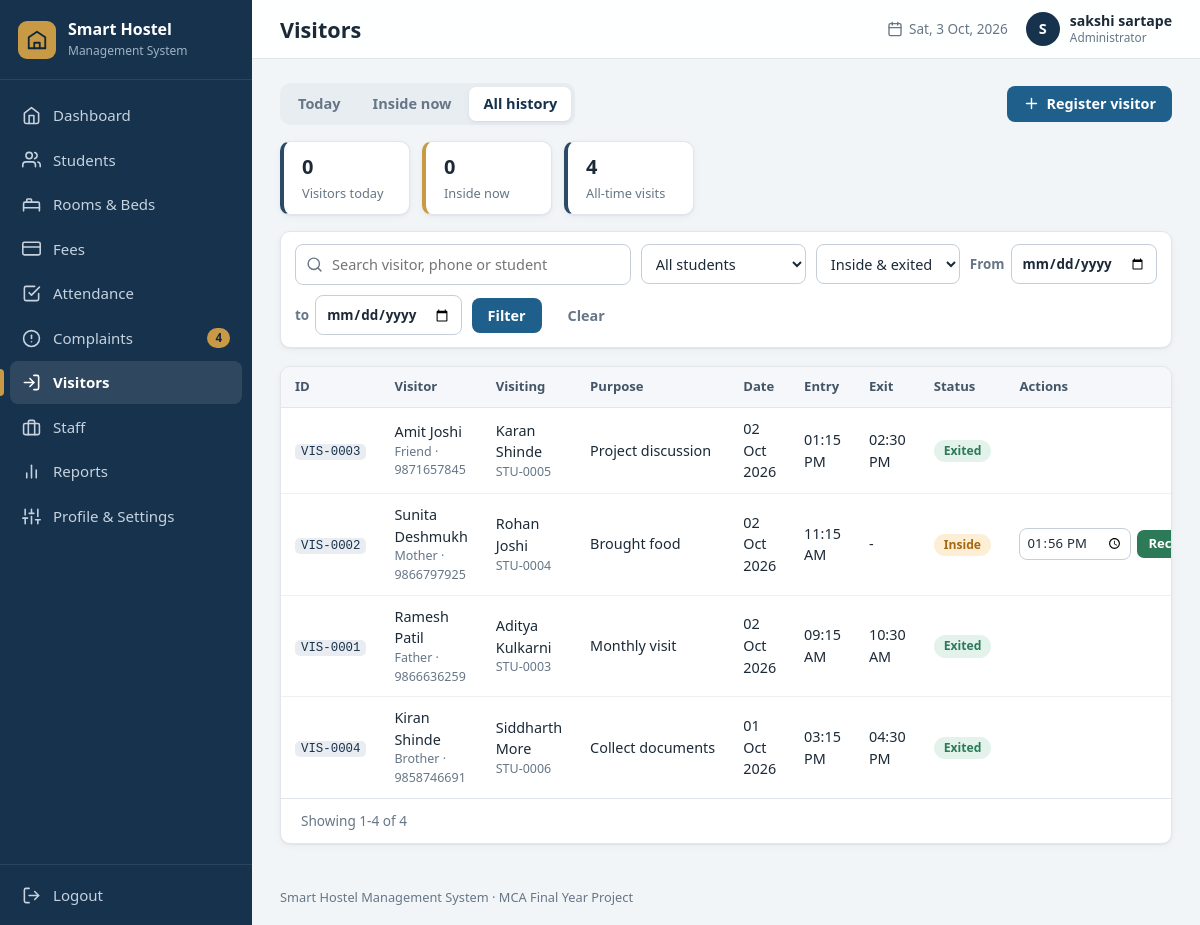
The app's page /visitors/ (signed in) with its own data.
### tables this page shows
CREATE TABLE settings (
    key   TEXT PRIMARY KEY,
    value TEXT NOT NULL
);

CREATE TABLE users (
    id            INTEGER PRIMARY KEY AUTOINCREMENT,
    username      TEXT NOT NULL UNIQUE COLLATE NOCASE,
    password_hash TEXT NOT NULL,
    full_name     TEXT NOT NULL,
    email         TEXT,
    phone         TEXT,
    role          TEXT NOT NULL DEFAULT 'Administrator',
    created_at    TEXT NOT NULL DEFAULT (datetime('now','localtime')),
    last_login    TEXT
);

CREATE TABLE visitors (
    id           INTEGER PRIMARY KEY AUTOINCREMENT,
    visitor_name TEXT NOT NULL,
    phone        TEXT NOT NULL,
    student_id   INTEGER NOT NULL REFERENCES students(id) ON DELETE CASCADE,
    relationship TEXT NOT NULL,
    purpose      TEXT NOT NULL,
    visit_date   TEXT NOT NULL,
    entry_time   TEXT NOT NULL,                   -- HH:MM
    exit_time    TEXT,                            -- NULL = still inside
    created_at   TEXT NOT NULL DEFAULT (datetime('now','localtime')),
    CHECK (exit_time IS NULL OR exit_time >= entry_time)
);

CREATE TABLE students (
    id             INTEGER PRIMARY KEY AUTOINCREMENT,
    student_code   TEXT NOT NULL UNIQUE,                 -- e.g. STU-0001
    full_name      TEXT NOT NULL,
    gender         TEXT NOT NULL CHECK (gender IN ('Male','Female','Other')),
    dob            TEXT,                                 -- YYYY-MM-DD
    age            INTEGER CHECK (age IS NULL OR age BETWEEN 10 AND 100),
    phone          TEXT NOT NULL UNIQUE,
    email          TEXT UNIQUE COLLATE NOCASE,           -- NULL allowed, duplicates not
    address        TEXT,
    guardian_name  TEXT,
    guardian_phone TEXT,
    course         TEXT NOT NULL,
    department     TEXT,
    year           INTEGER CHECK (year IS NULL OR year BETWEEN 1 AND 6),
    room_id        INTEGER REFERENCES rooms(id) ON DELETE RESTRICT,
    admission_date TEXT NOT NULL,
    status         TEXT NOT NULL DEFAULT 'Active' CHECK (status IN ('Active','Inactive','Left')),
    created_at     TEXT NOT NULL DEFAULT (datetime('now','localtime')),
    -- only an Active student may hold a bed
    CHECK (status = 'Active' OR room_id IS NULL)
);

### routes/visitors.py (the view)
@bp.route("/")
def list_visitors():
    f = {k: clean(request.args.get(k)) for k in ("q", "date_from", "date_to", "status", "student", "scope")}
    if f["scope"] == "today":                    # the "Today's visitors" tab
        f["date_from"] = f["date_to"] = helpers.today()
    conditions, params = [], []
    if f["q"]:
        clause, like_params = helpers.search_clause(
            ["v.visitor_name", "v.phone", "s.full_name", "s.student_code"], f["q"])
        conditions.append(clause)
        params += like_params
    if helpers.parse_date(f["date_from"]):
        conditions.append("v.visit_date >= ?")
        params.append(f["date_from"])
    if helpers.parse_date(f["date_to"]):
        conditions.append("v.visit_date <= ?")
        params.append(f["date_to"])
    if f["status"] == "Inside":
        conditions.append("v.exit_time IS NULL")
    elif f["status"] == "Exited":
        conditions.append("v.exit_time IS NOT NULL")
    if helpers.parse_int(f["student"], 1):
        conditions.append("v.student_id = ?")
        params.append(int(f["student"]))
    sql = ("SELECT v.*, s.full_name AS student_name, s.student_code, "
           "CASE WHEN v.exit_time IS NULL THEN 'Inside' ELSE 'Exited' END AS status "
           "FROM visitors v JOIN students s ON s.id = v.student_id" + helpers.where(conditions) +
           " ORDER BY v.visit_date DESC, v.entry_time DESC")
    rows, pager = helpers.paginate(sql, params, helpers.page_number())
    summary = db.query_one(
        "SELECT COALESCE(SUM(visit_date = ?),0) AS today, "
        "COALESCE(SUM(exit_time IS NULL AND visit_date = ?),0) AS inside, COUNT(*) AS total FROM visitors",
        (helpers.today(), helpers.today()))
    return render_template("visitors.html", visitors=rows, pager=pager, filters=f, summary=summary,
                           now=datetime.now().strftime("%H:%M"),
                           students=db.query_all("SELECT id, student_code, full_name FROM students "
                                                 "ORDER BY full_name COLLATE NOCASE"))

### db.py (called while the page is built)
def connect(path):
    conn = sqlite3.connect(path, timeout=10)
    conn.row_factory = sqlite3.Row          # rows behave like dicts: row["name"]
    conn.execute("PRAGMA foreign_keys = ON")
    return conn

def get_db():
    if "db" not in g:
        g.db = connect(current_app.config["DATABASE"])
    return g.db

def query_all(sql, params=()):
    return get_db().execute(sql, params).fetchall()

def query_one(sql, params=()):
    return get_db().execute(sql, params).fetchone()

def scalar(sql, params=()):
    row = get_db().execute(sql, params).fetchone()
    return row[0] if row else None

def get_setting(key, default=""):
    row = query_one("SELECT value FROM settings WHERE key = ?", (key,))
    return row["value"] if row else DEFAULT_SETTINGS.get(key, default)

### helpers.py (called while the page is built)
def clean(value):
    return (value or "").strip()

def parse_date(value):
    try:
        return datetime.strptime(clean(value), "%Y-%m-%d").date()
    except ValueError:
        return None

def parse_int(value, low=None, high=None):
    try:
        number = int(clean(value))
    except ValueError:
        return None
    if (low is not None and number < low) or (high is not None and number > high):
        return None
    return number

def today():
    return date.today().isoformat()

def paginate(sql, params, page, per_page=PER_PAGE):
    database = db.get_db()
    total = database.execute(f"SELECT COUNT(*) FROM ({sql})", params).fetchone()[0]
    pages = max(1, math.ceil(total / per_page))
    page = min(max(page, 1), pages)
    rows = database.execute(f"{sql} LIMIT ? OFFSET ?",
                            (*params, per_page, (page - 1) * per_page)).fetchall()
    first = (page - 1) * per_page + 1 if total else 0
    return rows, {"page": page, "pages": pages, "total": total,
                  "first": first, "last": first + len(rows) - 1 if total else 0}

def page_number():
    return parse_int(request.args.get("page", "1"), low=1) or 1

def where(conditions):
    return " WHERE " + " AND ".join(conditions) if conditions else ""

def csrf_token():
    if "_csrf" not in session:
        session["_csrf"] = secrets.token_hex(16)
    return session["_csrf"]

def fmt_date(value):
    d = parse_date(value) if value else None
    return d.strftime("%d %b %Y") if d else "-"

def fmt_time(value):
    try:
        return datetime.strptime(value, "%H:%M").strftime("%I:%M %p")
    except (TypeError, ValueError):
        return "-"

### templates/visitors.html (shortened to what this page needs)
{% extends "base.html" %}
{% from "_macros.html" import badge, render_pager, empty, csrf, delete_button %}
{% block heading %}<h1>Visitors</h1>{% endblock %}
{% block content %}
<div class="page-head">
  <div class="tabs flush">
    <a href="{{ url_for('visitors.list_visitors', scope='today') }}" class="{{ 'active' if filters.scope == 'today' }}">Today</a>
    <a href="{{ url_for('visitors.list_visitors', status='Inside') }}" class="{{ 'active' if filters.status == 'Inside' and filters.scope != 'today' }}">Inside now</a>
    <a href="{{ url_for('visitors.list_visitors') }}" class="{{ 'active' if not filters.scope and not filters.status and not filters.q and not filters.date_from and not filters.date_to }}">All history</a>
  </div>
  <a class="btn btn-primary" href="{{ url_for('visitors.add_visitor') }}">{{ icon('plus', 17) }} Register visitor</a>
</div>
<section class="mini-stats">
  <div class="mini"><strong>{{ summary.today }}</strong><span>Visitors today</span></div>
  <div class="mini warn"><strong>{{ summary.inside }}</strong><span>Inside now</span></div>
  <div class="mini"><strong>{{ summary.total }}</strong><span>All-time visits</span></div>
</section>
<form class="filters card" method="get" action="{{ url_for('visitors.list_visitors') }}">
  <div class="filter-search">{{ icon('search', 17) }}
    <input type="search" name="q" value="{{ filters.q }}" placeholder="Search visitor, phone or student" aria-label="Search visitors"></div>
  <select name="student" aria-label="Student"><option value="">All students</option>
    {% for s in students %}<option value="{{ s.id }}" {% if filters.student == s.id|string %}selected{% endif %}>{{ s.full_name }}</option>{% endfor %}</select>
  <select name="status" aria-label="Status"><option value="">Inside &amp; exited</option>
    <option value="Exited" {% if filters.status == 'Exited' %}selected{% endif %}>Exited</option></select>
  <label class="inline-label">From <input type="date" name="date_from" value="{{ filters.date_from }}"></label>
  <label class="inline-label">to <input type="date" name="date_to" value="{{ filters.date_to }}"></label>
  <button class="btn btn-primary" type="submit">Filter</button>
  <a class="btn btn-ghost" href="{{ url_for('visitors.list_visitors') }}">Clear</a>
</form>
<div class="card table-card">
  <div class="table-wrap"><table class="table">
    <thead><tr><th>ID</th><th>Visitor</th><th>Visiting</th><th>Purpose</th><th>Date</th><th>Entry</th><th>Exit</th><th>Status</th><th class="actions-col">Actions</th></tr></thead>
    <tbody>{% for v in visitors %}<tr>
      <td><span class="code">VIS-{{ '%04d'|format(v.id) }}</span></td>
      <td>{{ v.visitor_name }}<small class="muted block">{{ v.relationship }} &middot; {{ v.phone }}</small></td>
      <td>{{ v.student_name }}<small class="muted block">{{ v.student_code }}</small></td>
      <td class="clip">{{ v.purpose }}</td><td>{{ v.visit_date|fmt_date }}</td><td>{{ v.entry_time|fmt_time }}</td>
      <td>{{ v.exit_time|fmt_time if v.exit_time else '-' }}</td><td>{{ badge(v.status) }}</td>
      <td class="actions-col">
        {% if not v.exit_time %}
        <form method="post" action="{{ url_for('visitors.record_exit', visitor_id=v.id) }}" class="exit-form">
          <input type="time" name="exit_time" value="{{ now }}" aria-label="Exit time" required>
          <button class="btn btn-success btn-sm" type="submit">Record exit</button></form>
        {% endif %}
      </td></tr>{% endfor %}</tbody></table></div>
  {{ render_pager(pager) }}
</div>
{% endblock %}

### templates/base.html (shortened to what this page needs)
{% from "_macros.html" import csrf %}
<!DOCTYPE html>
<html lang="en">
<head>
  <link rel="stylesheet" href="{{ url_for('static', filename='css/style.css') }}">
</head>
<body class="app">
<aside class="sidebar" id="sidebar">
  <a class="brand" href="{{ url_for('dashboard.index') }}">
    <span class="brand-mark">{{ icon('building', 22) }}</span>
    <span class="brand-text"><strong>{{ hostel_name }}</strong><small>Management System</small></span>
  </a>
  <nav class="nav" aria-label="Main navigation">
    {% for bp_name, endpoint, label, icon_name in navigation %}
      <a href="{{ url_for(endpoint) }}" class="nav-link{% if request.blueprint == bp_name %} active{% endif %}">
        {{ icon(icon_name, 19) }}<span>{{ label }}</span>
        {% if bp_name == 'complaints' and open_complaints %}<em class="nav-count">{{ open_complaints }}</em>{% endif %}
      </a>
    {% endfor %}
  </nav>
  <form method="post" action="{{ url_for('auth.logout') }}" class="logout-form">
    <button type="submit" class="nav-link logout">{{ icon('logout', 19) }}<span>Logout</span></button>
  </form>
</aside>
<div class="main">
  <header class="topbar">
    <div class="topbar-title">{% block heading %}{% endblock %}</div>
    <div class="topbar-right">
      <span class="topbar-date">{{ icon('calendar', 16) }} <span id="today-label">{{ today() }}</span></span>
      <a class="user-chip" href="{{ url_for('profile.view') }}" title="Profile & settings">
        <span class="avatar">{{ current_user.full_name[:1]|upper }}</span>
        <span class="user-name">{{ current_user.full_name }}<small>{{ current_user.role }}</small></span>
      </a>
    </div>
  </header>
  <main class="content">
    {% block content %}{% endblock %}
  </main>
  <footer class="footer">{{ hostel_name }} Management System &middot; MCA Final Year Project</footer>
</div>
</body>
</html>

### templates/_macros.html (shortened to what this page needs)
{% macro badge(text) %}<span class="badge badge-{{ (text or '')|lower|replace(' ', '-') }}">{{ text }}</span>{% endmacro %}
{% macro render_pager(p) %}
{% if p.total > 0 %}
<div class="pager">
  <span class="pager-info">Showing {{ p.first }}-{{ p.last }} of {{ p.total }}</span>
</div>
{% endif %}
{% endmacro %}

### records on screen
settings: value "Smart Hostel"
users: full_name "S", full_name "sakshi sartape", role "Administrator"
visitors: id "0003", visitor_name "Amit Joshi", relationship "Friend", phone "9871657845", student_name "Karan Shinde", student_code "STU-0005", purpose "Project discussion", visit_date|fmt_date "02 Oct 2026", entry_time|fmt_time "01:15 PM", exit_time|fmt_time "02:30 PM", text "Exited"
visitors: id "0002", visitor_name "Sunita Deshmukh", relationship "Mother", phone "9866797925", student_name "Rohan Joshi", student_code "STU-0004", purpose "Brought food", visit_date|fmt_date "02 Oct 2026", entry_time|fmt_time "11:15 AM", exit_time|fmt_time "-", text "Inside"
visitors: id "0001", visitor_name "Ramesh Patil", relationship "Father", phone "9866636259", student_name "Aditya Kulkarni", student_code "STU-0003", purpose "Monthly visit", visit_date|fmt_date "02 Oct 2026", entry_time|fmt_time "09:15 AM", exit_time|fmt_time "10:30 AM", text "Exited"
visitors: id "0004", visitor_name "Kiran Shinde", relationship "Brother", phone "9858746691", student_name "Siddharth More", student_code "STU-0006", purpose "Collect documents", visit_date|fmt_date "01 Oct 2026", entry_time|fmt_time "03:15 PM", exit_time|fmt_time "04:30 PM", text "Exited"

### other values on screen
{{ label }} "Dashboard" "Students" "Rooms & Beds" "Fees" "Attendance" "Complaints" "Visitors" "Staff" "Reports" "Profile & Settings"
{{ open_complaints }} "4"
{{ summary.today }} "0"
{{ summary.inside }} "0"
{{ summary.total }} "4"
{{ p.first }} "1"
{{ p.last }} "4"
{{ p.total }} "4"
